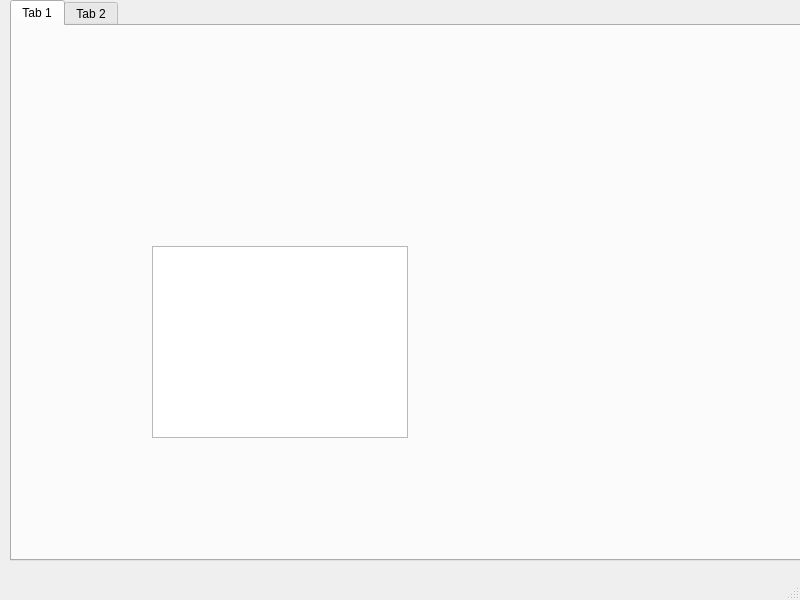
<?xml version="1.0" encoding="UTF-8"?>
<ui version="4.0">
 <class>MainWindow</class>
 <widget class="QMainWindow" name="MainWindow">
  <property name="geometry">
   <rect>
    <x>0</x>
    <y>0</y>
    <width>800</width>
    <height>600</height>
   </rect>
  </property>
  <property name="windowTitle">
   <string>MainWindow</string>
  </property>
  <widget class="QWidget" name="centralwidget">
   <widget class="QTabWidget" name="tabWidget">
    <property name="geometry">
     <rect>
      <x>10</x>
      <y>0</y>
      <width>791</width>
      <height>561</height>
     </rect>
    </property>
    <property name="currentIndex">
     <number>0</number>
    </property>
    <widget class="QWidget" name="tab">
     <attribute name="title">
      <string>Tab 1</string>
     </attribute>
     <widget class="QListView" name="listView">
      <property name="geometry">
       <rect>
        <x>140</x>
        <y>220</y>
        <width>256</width>
        <height>192</height>
       </rect>
      </property>
     </widget>
    </widget>
    <widget class="QWidget" name="tab_2">
     <attribute name="title">
      <string>Tab 2</string>
     </attribute>
    </widget>
   </widget>
  </widget>
  <widget class="QMenuBar" name="menubar">
   <property name="geometry">
    <rect>
     <x>0</x>
     <y>0</y>
     <width>800</width>
     <height>22</height>
    </rect>
   </property>
  </widget>
  <widget class="QStatusBar" name="statusbar"/>
 </widget>
 <resources/>
 <connections/>
</ui>
